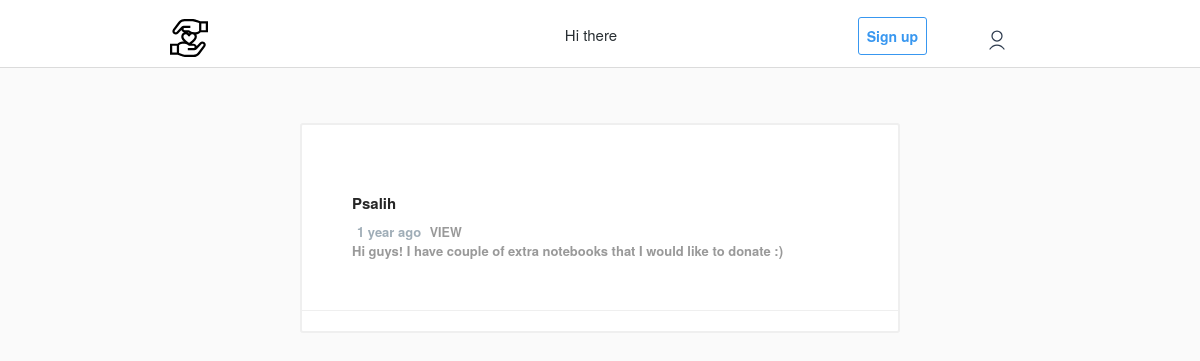
Screenshot of /post/2 with the database file from the repository.
### models.py (models this page shows, shortened)
class Post(Model):
    timestamp = DateTimeField(default=datetime.datetime.now)
    user = ForeignKeyField(User,
        backref='posts'
    )
    content = TextField()
    class Meta:
        database = DATABASE
        order_by = ('-timestamp',)
    def time(self,dt):
	return int((mod_time.mktime(dt.timetuple())+dt.microsecond/1000000.0))

class User(UserMixin, Model):
    username = CharField(unique=True)
    email = CharField(unique=True)
    password = CharField(max_length=100)
    joined_at = DateTimeField(default=datetime.datetime.now)
    is_admin = BooleanField(default=False)
    class Meta:
        database = DATABASE
        order_by = ('-joined_at',)

### app.py (the view)
@app.route('/post/<int:post_id>')
def view_post(post_id):
    posts = models.Post.select().where(models.Post.id == post_id)
    if posts.count() == 0:
        abort(404)
    return render_template('stream.html', stream=posts)

### app.py (called while the page is built)
@app.before_request
def before_request():
    g.db = models.DATABASE
    g.db.connect(reuse_if_open=True)
    g.user = current_user

@app.after_request
def after_request(response):
    g.db.close()
    return response

### templates/stream.html (shortened to what this page needs)
{% extends "layout.html" %}
{% block content %}
{% for post in stream %}
    <article>
        <a href="{{ url_for('stream', username=post.user.username) }}"><h2>{{ post.user.username }}</h2></a>
        <time data-time="{{ post.time(post.timestamp) }}" class="distime" datetime="{{ post.timestamp.strftime('%Y-%m-%d %H:%M:%p') }}">{{ post.timestamp.strftime('%Y-%m-%d %H:%M:%p') }} </time> <a href="{{ url_for('view_post', post_id=post.id) }}" class="view">View</a>
        <div class="post">
            {{ post.content }}
        </div>
    </article>
{% endfor %}
{% endblock %}

### static/css/main.css (style rules this page uses)
body, input, button, textarea { font-family: 'proxima-nova','Helvetica Neue',Arial,Helvetica,sans-serif; }
body { font-size: 15px; color: #292f33; font-weight: 400; background-color: #fafafa; position: relative; }
a { text-decoration: none; color: #2C3238; }
h1, h2, h3, h4 { font-size: 1.15em; font-weight: normal; margin: 0; line-height: 1em; }
h2 { margin: 0 0 10px; font-weight: 600; overflow: hidden; text-overflow: ellipsis; font-size: 15px; line-height: 18px; color: #262626; }
nav a { padding: 0 5px 5px; }
nav a.current { color: #999; font-size: 12.5px; font-weight: 600; text-transform: uppercase; }
article { border-bottom: solid 1px #efefef; margin: 0; padding: 30px; }
article:last-child { border-bottom: 0; }
time { font-size: 13px; opacity: .8; color: #8899a6; }
.view { font-size: 0.8em; text-transform: upper; }
a { text-decoration: none; }

### rows the page displays
Post: user.username "Psalih", content "Hi guys! I have couple of extra notebooks that I would like to donate :)"
